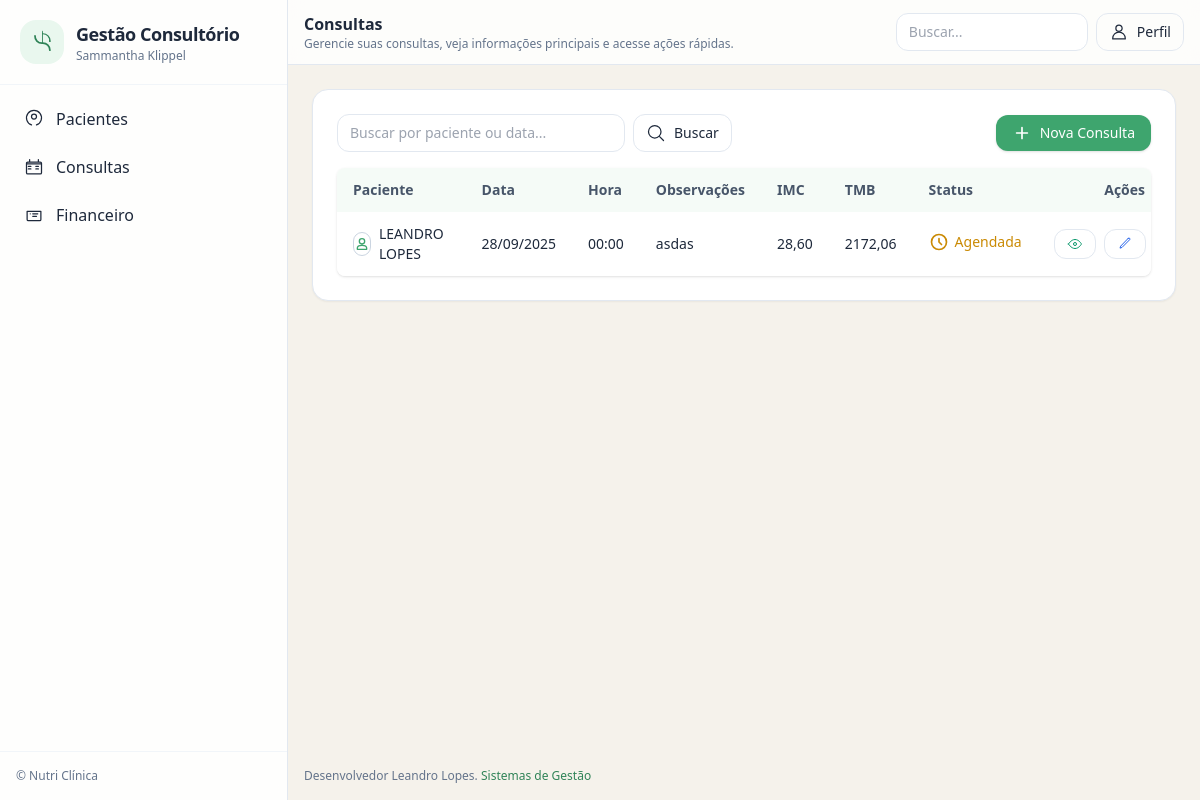
/consultas/, run on the app's committed database.
### nutri/models.py (models this page shows, shortened)
class Consulta(models.Model): #Apenas criar a consulta
    paciente = models.ForeignKey(Paciente, on_delete=models.CASCADE, related_name="consultas")
    data_consulta = models.DateTimeField()
    peso = models.DecimalField(max_digits=5, decimal_places=2, null=True, blank=True)
    altura = models.DecimalField(max_digits=4, decimal_places=2, null=True, blank=True)  # metros
    imc = models.DecimalField(max_digits=5, decimal_places=2, null=True, blank=True)
    tmb = models.DecimalField(max_digits=8, decimal_places=2, null=True, blank=True)
    observacoes = models.TextField(blank=True, null=True)
    valor_consulta = models.DecimalField(max_digits=5, decimal_places=2, default=0.00, verbose_name="Valor")
    consulta_feita = models.BooleanField(default=False)
    class Meta:
        ordering = ["-data_consulta"]

class Paciente(models.Model):
    nome = models.CharField(max_length=150)
    cpf = models.CharField(max_length=14, unique=True, null=True, blank=True)
    data_nascimento = models.DateField()
    sexo = models.CharField(max_length=10, choices=[('M', 'Masculino'), ('F', 'Feminino')])
    telefone = models.CharField(max_length=20, null=True, blank=True)
    email = models.EmailField(null=True, blank=True)
    endereco = models.CharField(max_length=255, null=True, blank=True)
    criado_em = models.DateTimeField(auto_now_add=True, editable=False)
    informacoes_adicionais = models.TextField(blank=True, null=True)

### nutri/views.py (the view)
# urls.py: path('consultas/', ConsultaList.as_view(), name='consultas'),
class ConsultaList(ListView):
    model = Consulta
    template_name = "consultas/lista_consultas.html"
    context_object_name = 'consultas'
    paginate_by = 20
    def get_queryset(self):
        queryset = Consulta.objects.all()
        queryset = queryset.order_by('consulta_feita', '-data_consulta')
        q = self.request.GET.get("q")
        if q:
            queryset = queryset.filter(
                Q(paciente__nome__icontains=q) |
                Q(data_consulta__date__icontains=q)
            )
        return queryset

### nutri/templates/consultas/lista_consultas.html (shortened to what this page needs)
{% extends 'base.html' %}
{% load static %}
{% block page_title %}Consultas{% endblock %}
{% block page_subtitle %}Gerencie suas consultas, veja informações principais e acesse ações rápidas.{% endblock %}
{% block content %}
<div class="flex flex-col sm:flex-row gap-3 sm:items-center sm:justify-between mb-4">
    <form method="get" class="flex items-center gap-2">
        <input id="q" name="q" value="{{ request.GET.q|default:'' }}" type="text" placeholder="Buscar por paciente ou data..."
               class="w-72 max-w-full rounded-xl border border-slate-200 px-3 py-2 text-sm focus:outline-none focus:ring-2 focus:ring-leaf-300 bg-white" />
        <button class="inline-flex items-center gap-2 rounded-xl border border-slate-200 px-3 py-2 text-sm hover:bg-leaf-50" type="submit">
            <svg xmlns="http://www.w3.org/2000/svg" viewBox="0 0 24 24" fill="none" stroke="currentColor" class="w-5 h-5">
                <path stroke-linecap="round" stroke-linejoin="round" stroke-width="1.5" d="M21 21l-4.35-4.35M10.5 18a7.5 7.5 0 110-15 7.5 7.5 0 010 15z" />
            </svg>
            Buscar
        </button>
    </form>
    <a href="{% url 'adicionar_consulta' %}" class="inline-flex items-center gap-2 rounded-xl bg-leaf-600 hover:bg-leaf-700 text-white px-4 py-2 text-sm shadow">
        <svg xmlns="http://www.w3.org/2000/svg" viewBox="0 0 24 24" fill="currentColor" class="w-5 h-5">
            <path d="M12 4.5a1 1 0 011 1v5.5h5.5a1 1 0 110 2H13v5.5a1 1 0 11-2 0V13H5.5a1 1 0 110-2H11V5.5a1 1 0 011-1z"/>
        </svg>
        Nova Consulta
    </a>
</div>
{% if consultas %}
<div class="overflow-x-auto bg-white shadow rounded-lg">
    <table class="min-w-full text-sm">
        <thead class="bg-leaf-50">
            <tr class="text-left text-slate-600">
                <th class="px-4 py-3 font-semibold">Paciente</th>
                <th class="px-4 py-3 font-semibold">Data</th>
                <th class="px-4 py-3 font-semibold">Hora</th>
                <th class="px-4 py-3 font-semibold">Observações</th>
                <th class="px-4 py-3 font-semibold">IMC</th>
                <th class="px-4 py-3 font-semibold">TMB</th>
                <th class="px-4 py-3 font-semibold">Status</th>
                <th class="px-4 py-3 font-semibold text-center">Ações</th>
            </tr>
        </thead>
        <tbody class="divide-y divide-slate-100">
            {% for c in consultas %}
            <tr class="hover:bg-mint/60">
               <td class="px-4 py-3 flex items-center gap-2 ">
                    <div class="w-6 h-6 rounded-full bg-white border border-slate-300 flex items-center justify-center">
                        <svg xmlns="http://www.w3.org/2000/svg" fill="none" viewBox="0 0 24 24"
                            stroke="currentColor" class="w-4 h-4 text-leaf-600">
                        <path stroke-linecap="round" stroke-linejoin="round" stroke-width="2"
                                d="M12 14c3.866 0 7 1.79 7 4v2H5v-2c0-2.21 3.134-4 7-4zm0-2a4 4 0 100-8 4 4 0 000 8z" />
                        </svg>
                    </div>
                    {{ c.paciente.nome|truncatewords:2 }}
                </td>
                <td class="px-4 py-3">{{ c.data_consulta|date:'d/m/Y' }}</td>
                <td class="px-4 py-3">{{ c.data_consulta|time:'H:i' }}</td>
                <td class="px-4 py-3">{{ c.observacoes|truncatewords:3 }}</td>
                <td class="px-4 py-3">{{ c.imc }}</td>
                <td class="px-4 py-3">{{ c.tmb }}</td>
                <td class="px-4 py-3 ">
                    {% if c.consulta_feita %}
                        <span class="inline-flex items-center gap-1.5 text-green-600 font-medium">
                            <svg xmlns="http://www.w3.org/2000/svg" class="w-5 h-5" fill="none" viewBox="0 0 24 24" stroke="currentColor">
                                <path stroke-linecap="round" stroke-linejoin="round" stroke-width="2" d="M5 13l4 4L19 7"/>
                            </svg>
                            Consulta Feita
                        </span>
                    {% else %}
                        <span class="inline-flex items-center gap-1.5 text-yellow-600 font-medium">
                            <svg xmlns="http://www.w3.org/2000/svg" class="w-5 h-5" fill="none" viewBox="0 0 24 24" stroke="currentColor">
                                <path stroke-linecap="round" stroke-linejoin="round" stroke-width="2" d="M12 8v4l3 3m6-3a9 9 0 11-18 0 9 9 0 0118 0z"/>
                            </svg>
                            Agendada
                        </span>
                    {% endif %}
                </td>
                <td class="px-4 py-3 flex justify-end gap-2">
                    <a href="{% url 'detalhes_consulta' c.id %}" class="inline-flex items-center gap-1.5 rounded-xl border border-slate-200 px-3 py-1.5 text-xs hover:bg-slate-50 text-emerald-600">
                    </a>
                    {% if not c.consulta_feita %}
                        <a href="{% url 'editar_consulta' c.id %}" class="inline-flex items-center gap-1.5 rounded-xl border border-slate-200 px-3 py-1.5 text-xs hover:bg-slate-50 text-blue-600">
                            <svg xmlns="http://www.w3.org/2000/svg" viewBox="0 0 24 24" fill="none" stroke="currentColor" class="w-4 h-4">
                                <path stroke-linecap="round" stroke-linejoin="round" stroke-width="1.5" d="M16.862 3.487a1.5 1.5 0 112.121 2.121L7.5 17.192l-3 1 1-3 11.362-11.705z"/>
                            </svg>
                        </a>
                    {% endif %}
                </td>
            </tr>
            {% endfor %}
        </tbody>
    </table>
</div>
{% endif %}
{% endblock %}

### data on the page
Consulta: paciente.nome "LEANDRO LOPES", data_consulta "28/09/2025", data_consulta "00:00", observacoes "asdas", imc "28,60", tmb "2172,06", consulta_feita False (drawn)
